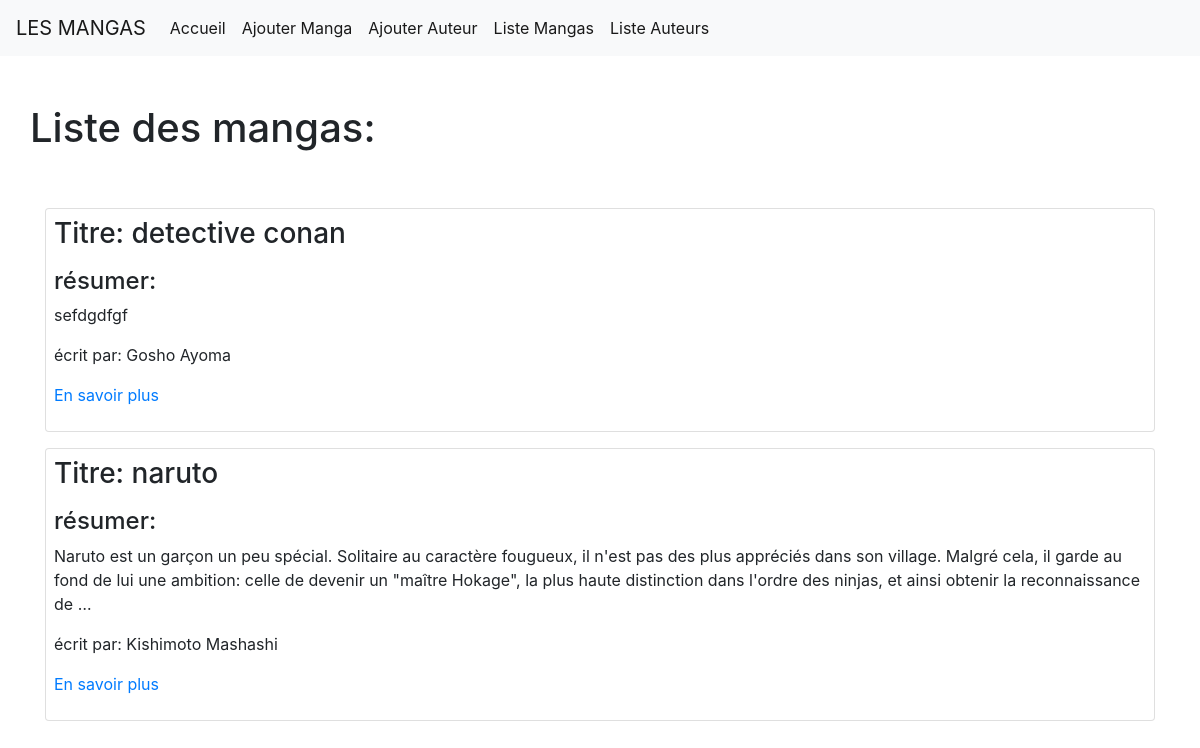
The app's page /manga/Liste/Manga, older data.
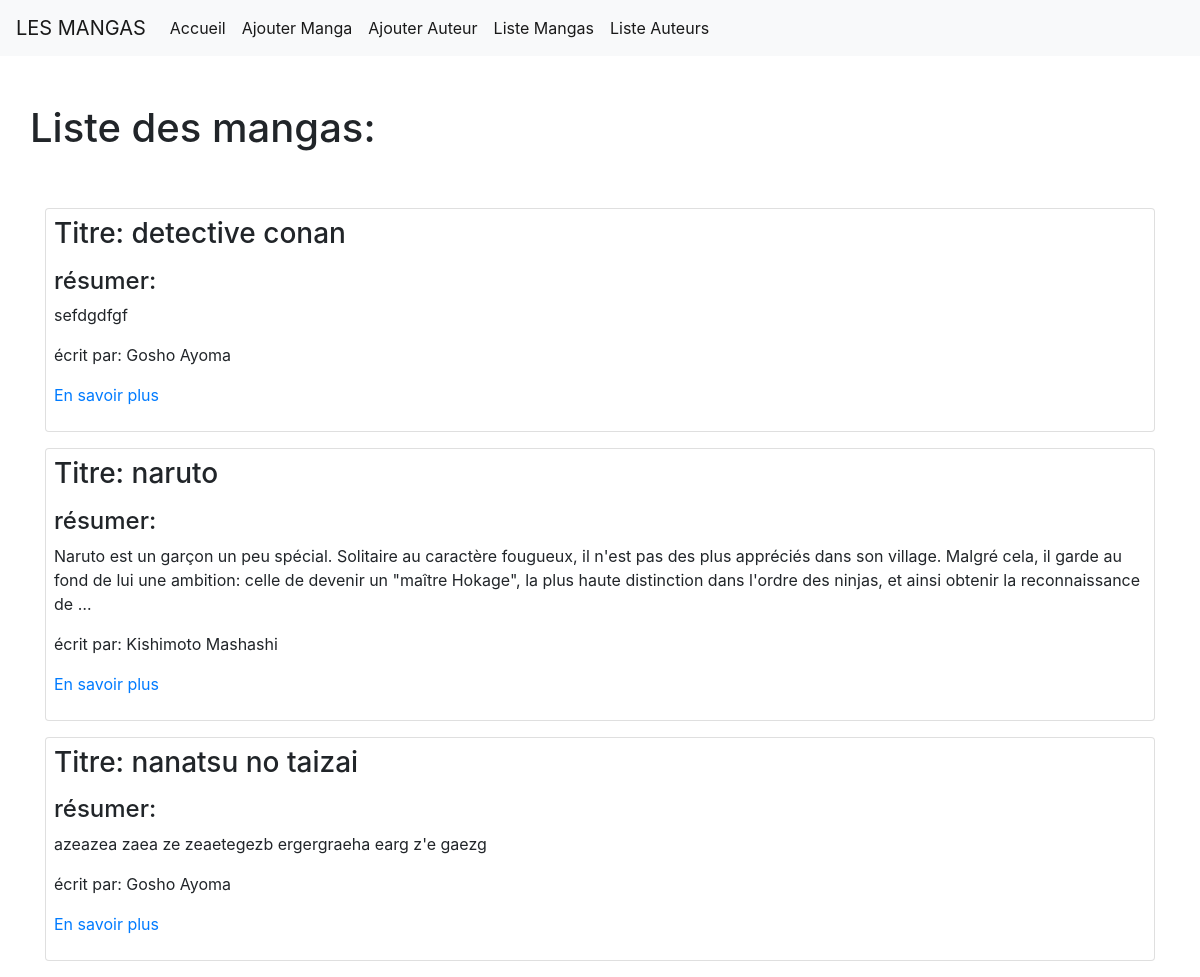
The same page, newer data.
### manga/models.py (models this page shows, shortened)
class Manga(models.Model):
    titre = models.CharField(max_length=100)
    resumer = models.TextField(null=True)
    auteur = models.ManyToManyField(Auteur, related_name="mangas")
    image = models.ImageField()

class Auteur(models.Model):
    nom = models.CharField(max_length=30)
    prenom = models.CharField(max_length=30)
    age = models.IntegerField()
    histoire = models.TextField(null=True)

### manga/views.py (the view)
# urls.py: path('Liste/Manga', views.liste_manga, name='liste_manga'),
def liste_manga(request):
    mangas = Manga.objects.all()
    return render(request, 'liste_mangas.html', {'les_mangas': mangas})

### manga/templates/liste_mangas.html
{% extends 'base.html' %}
    {% block body %}
    <div class="row mb-5 mt-5">
            <h1>Liste des mangas:</h1>
        </div>
    {% for manga in les_mangas %}
    <div class="card mt-3 mb-3 ">
        <div class="ml-2 mr-2 mt-2 mb-2">
        <h3>Titre: {{ manga.titre }}</h3>
        <p><h4>résumer:</h4> {{ manga.resumer|truncatewords:50}}</p>
        {% for auteur in manga.auteur.all %}
        <p>écrit par: {{ auteur.nom }} {{ auteur.prenom }}</p>
    {% endfor %}
    <p><a href="{% url 'le_manga' manga.id %}">En savoir plus</a></p>
    </div>
    </div>
    {% empty %}
        <p>Aucun manga.</p>
    {% endfor %}
    {% endblock %}

### templates/base.html (shortened to what this page needs)
<!doctype html>
<html lang="fr">
  {% load static %}
    {% block link %}
    <link rel="stylesheet" href="https://stackpath.bootstrapcdn.com/bootstrap/4.3.1/css/bootstrap.min.css">
    {% endblock %}
      {% block nav %}
      <nav class="navbar navbar-expand-lg navbar-light bg-light">
          <a class="navbar-brand" href="{% url "home" %}">LES MANGAS</a>
          <div class="collapse navbar-collapse" id="navbarNav">
            <ul class="navbar-nav">
              <li class="nav-item active">
                <a class="nav-link" href="{% url "home" %}">Accueil <span class="sr-only">(current)</span></a>
              </li>
              <li class="nav-item active">
                  <a class="nav-link" href="{% url "manga" %}">Ajouter Manga <span class="sr-only">(current)</span></a>
              </li>
              <li class="nav-item active">
                  <a class="nav-link" href="{% url "auteur" %}">Ajouter Auteur <span class="sr-only">(current)</span></a>
              </li>
              <li class="nav-item active">
                <a class="nav-link" href="{% url "liste_manga" %}">Liste Mangas <span class="sr-only">(current)</span></a>
              </li>
              <li class="nav-item active">
                <a class="nav-link" href="{% url "liste_auteur" %}">Liste Auteurs <span class="sr-only">(current)</span></a>
              </li>
            </ul>
          </div>
        </nav>
      {% endblock %}
  <body>
      <div class="container">
        {% block body %}
        {% endblock %}
      </div>
  </body>
</html>

Row changes from the older to the newer data that the page shows:
added Manga: titre "nanatsu no taizai", resumer "azeazea zaea ze zeaetegezb ergergraeha earg z'e gaezg", Auteur (nom "Gosho", prenom "Ayoma")
